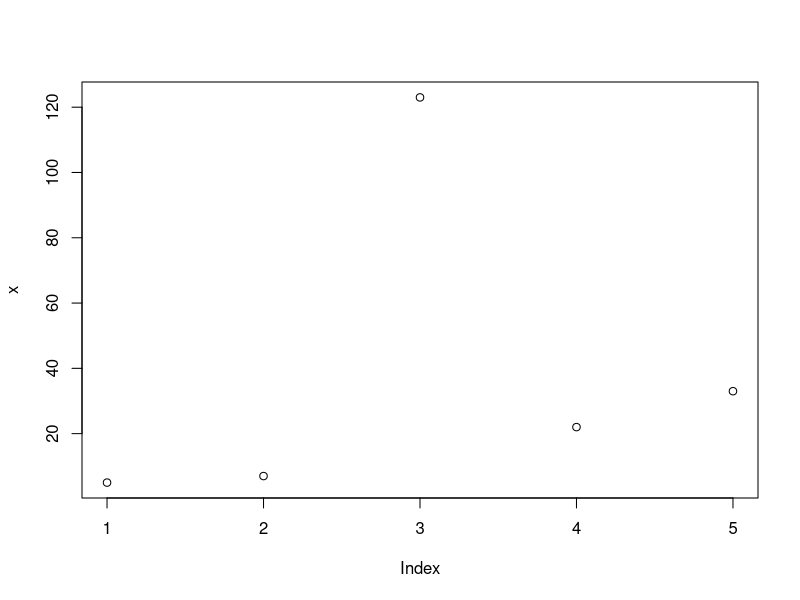
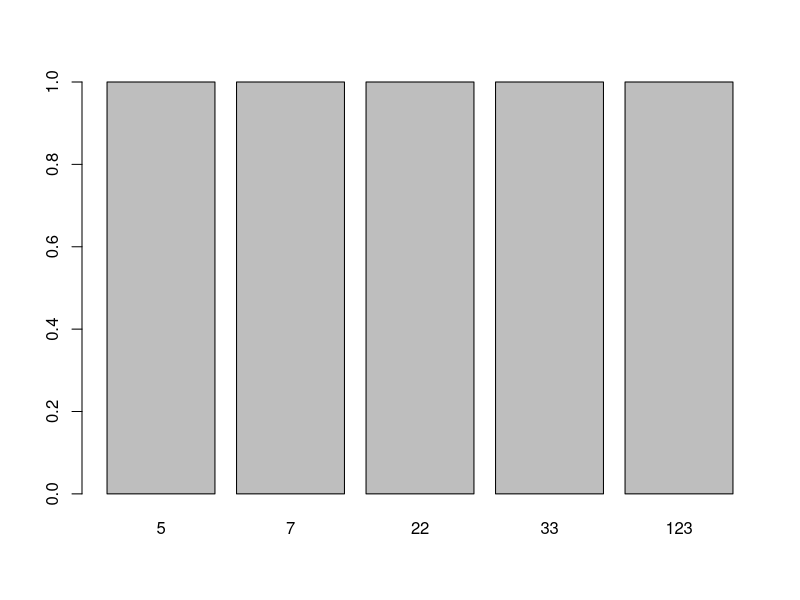

These figures' R source, in order:
### Wednesday, 26.02.2020

# Slides:
#   datentypen.pdf
#   datentypen_beispiel.pdf

############################# Factors #############################

# correct data type has a high impact:
# create numeric vector
x <- c(5, 7, 123, 22, 33)
summary(x)
is.numeric(x)
plot(x)

# make it a factor
x <- factor(x)
summary(x)
plot(x)


groesse <- factor(
  c(2, 3, 1, 1, 1, 2, 3, 3),
  levels = c(1, 2, 3),
  labels = c("klein", "mittel", "gross")
)

levels(groesse)

levels(groesse) <- c("kl","mi","gr")
groesse

# combine several levels into one
f <- factor(
  c(4, 5, 3, 2, 1, 1, 5, 2, 4),
  levels = 1:5,
  labels = c("eins", "zwei", "drei", "vier", "fünf"))
f

levels(f)[3:5] <- "drei+"
f

# change order of levels (from asc to desc)
levels(f) <- c("drei+", "zwei", "eins")
f


############################# Exercises: Factors #############################


# 6a. Weisen Sie v1 die Variable 'Type' aus Cars93 zu.
data(Cars93, package = "MASS")
v1 <- Cars93$Type
table(v1, useNA = "always")


# 6b. Überprüfen Sie, ob v1 ein Faktor ist.
is.factor(v1)
class(v1)


# 6c. Welche Ausprägungen weist der Faktor v1 auf?
levels(v1)
# Welcher numerische Code entspricht welchem level?
table(as.numeric(v1))
table(as.character(v1))  # same as:
table(v1)


# 6d. Verwenden Sie die Funktion levels() um die Ausprägungen von v1 zu ändern
#     und Zusammenzufassen:
#     - Compact und Small als Kleinwagen
#     - Midsize und Sporty als Limousine
#     - Large und Van als Van
levels(v1) <- c("Kleinwagen", "Van", "Limousine", "Kleinwagen", "Limousine", "Van")


# 6e. Überprüfen Sie das Ergebnis.
str(v1)
table(v1, useNA = "always")


# 7a. Wandeln Sie v1 aus 6d) in einen numerischen Vektor um.
v_num <- as.numeric(v1)
v_num


# 7b. Wandeln Sie v1 aus 6d) in einen character Vektor zurück.
v_char <- as.character(v1)
v_char

